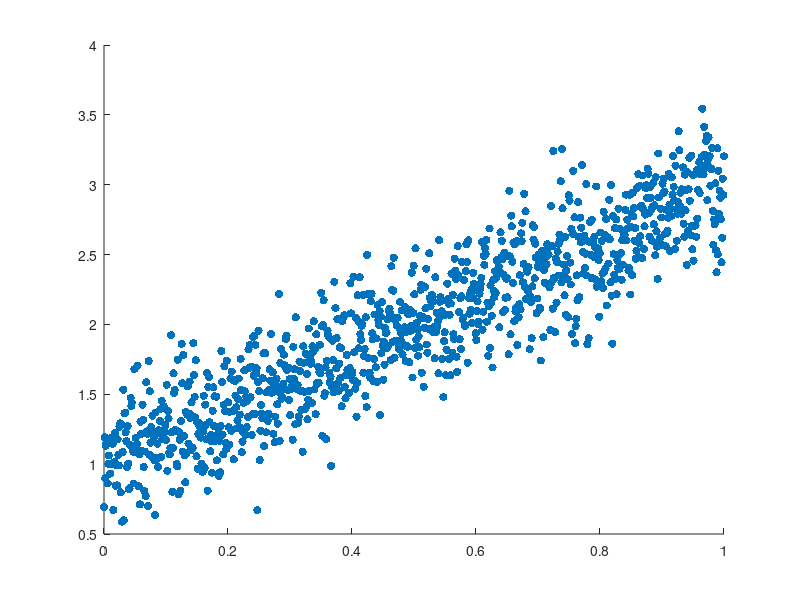
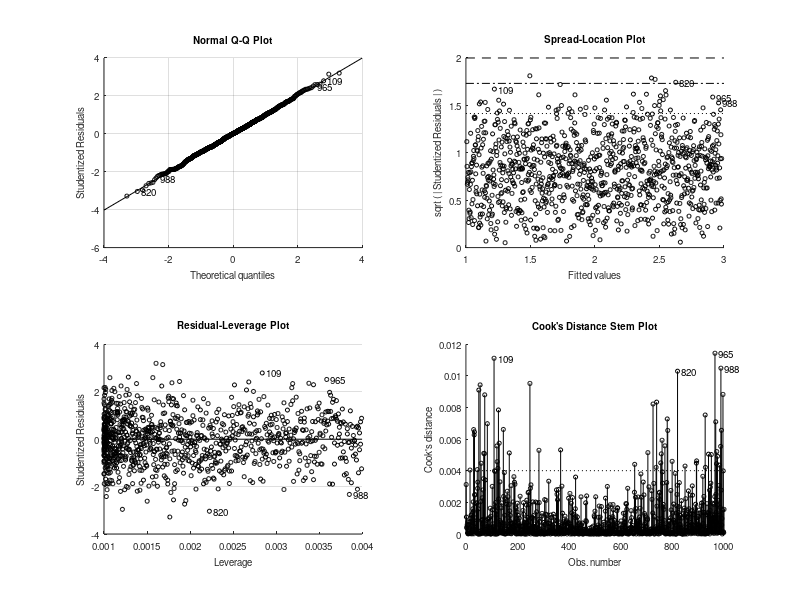

Write the MATLAB code that produced these figures, in order. (Note: this script raises an error after producing the figures.)
%% Scatter plot with a best-fit line.

%% Create sample (x, y) data.
rng( "default" )
x = linspace( 0, 1, 1000 ).';
y = 2 * x + 1 + 0.25 * randn( size( x ) );

%% Create a scatter plot of the data.
figure
s = scatter( x, y, "filled" );

%% Add the best-fit line.
mdl = fitlm( x, y );
hold on
plot( x, mdl.Fitted, "LineWidth", 2 )

%% Suppose that our x-data changes.
s.XData = s.XData + 2;

% This changes updates the scatter plot, but not the best-fit line 
% associated with the (x, y)-data.
%
% This demonstrates the first issue - the scatter plot and the best-fit
% line are not synchronized.

%% Suppose that our x-data now has a different size.
xnew = x(1:500);
s.XData = xnew;

% This change causes the scatter plot to issue a warning, since its XData
% and YData properties now have different lengths. The scatter plot is no
% longer rendered.

%% Now update the y-data.
% This will render the scatter object as long as the new y-data has the 
% same length as the new x-data.
s.YData = - 2 * xnew + 0.5 + randn( size( xnew ) );

% This demonstrates the second issue - changing x/y-data individually may 
% cause the scatter plot to disappear.